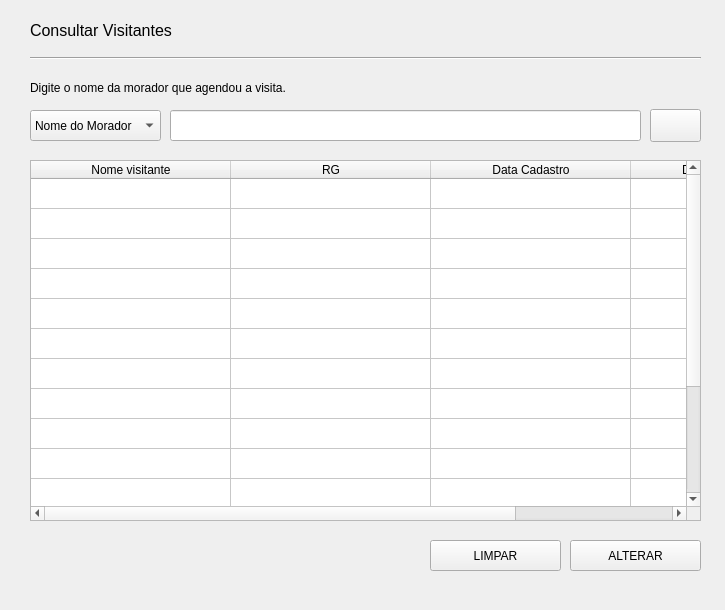
<?xml version="1.0" encoding="UTF-8"?>
<ui version="4.0">
 <class>janelaConsultarVisitantes</class>
 <widget class="QMainWindow" name="janelaConsultarVisitantes">
  <property name="geometry">
   <rect>
    <x>0</x>
    <y>0</y>
    <width>725</width>
    <height>610</height>
   </rect>
  </property>
  <property name="minimumSize">
   <size>
    <width>725</width>
    <height>610</height>
   </size>
  </property>
  <property name="maximumSize">
   <size>
    <width>725</width>
    <height>610</height>
   </size>
  </property>
  <property name="windowTitle">
   <string>Prime Condo</string>
  </property>
  <property name="windowIcon">
   <iconset>
    <normaloff>../../../.designer/img/logo.png</normaloff>../../../.designer/img/logo.png</iconset>
  </property>
  <widget class="QWidget" name="centralwidget">
   <widget class="QComboBox" name="comboBoxConsultarVisitantes">
    <property name="enabled">
     <bool>true</bool>
    </property>
    <property name="geometry">
     <rect>
      <x>30</x>
      <y>110</y>
      <width>131</width>
      <height>31</height>
     </rect>
    </property>
    <property name="font">
     <font>
      <pointsize>9</pointsize>
     </font>
    </property>
    <item>
     <property name="text">
      <string>Nome do Morador</string>
     </property>
    </item>
    <item>
     <property name="text">
      <string>RG da Visita</string>
     </property>
    </item>
    <item>
     <property name="text">
      <string>Nome da Visita</string>
     </property>
    </item>
   </widget>
   <widget class="QLabel" name="label">
    <property name="geometry">
     <rect>
      <x>30</x>
      <y>80</y>
      <width>271</width>
      <height>16</height>
     </rect>
    </property>
    <property name="font">
     <font>
      <pointsize>9</pointsize>
     </font>
    </property>
    <property name="text">
     <string>Digite o nome da morador que agendou a visita.</string>
    </property>
   </widget>
   <widget class="Line" name="line">
    <property name="geometry">
     <rect>
      <x>30</x>
      <y>50</y>
      <width>671</width>
      <height>16</height>
     </rect>
    </property>
    <property name="orientation">
     <enum>Qt::Horizontal</enum>
    </property>
   </widget>
   <widget class="QLabel" name="lblTituloConsultarVisitantes">
    <property name="geometry">
     <rect>
      <x>30</x>
      <y>20</y>
      <width>321</width>
      <height>21</height>
     </rect>
    </property>
    <property name="font">
     <font>
      <pointsize>12</pointsize>
      <weight>50</weight>
      <bold>false</bold>
     </font>
    </property>
    <property name="text">
     <string>Consultar Visitantes</string>
    </property>
   </widget>
   <widget class="QPushButton" name="btnLimpar">
    <property name="geometry">
     <rect>
      <x>430</x>
      <y>540</y>
      <width>131</width>
      <height>31</height>
     </rect>
    </property>
    <property name="font">
     <font>
      <pointsize>9</pointsize>
     </font>
    </property>
    <property name="text">
     <string>LIMPAR</string>
    </property>
    <property name="autoDefault">
     <bool>false</bool>
    </property>
   </widget>
   <widget class="QTableWidget" name="tblConsultarVisitantes">
    <property name="geometry">
     <rect>
      <x>30</x>
      <y>160</y>
      <width>671</width>
      <height>361</height>
     </rect>
    </property>
    <property name="cursor" stdset="0">
     <cursorShape>PointingHandCursor</cursorShape>
    </property>
    <property name="rowCount">
     <number>15</number>
    </property>
    <property name="columnCount">
     <number>4</number>
    </property>
    <attribute name="horizontalHeaderDefaultSectionSize">
     <number>200</number>
    </attribute>
    <attribute name="horizontalHeaderStretchLastSection">
     <bool>true</bool>
    </attribute>
    <attribute name="verticalHeaderVisible">
     <bool>false</bool>
    </attribute>
    <row>
     <property name="text">
      <string>1</string>
     </property>
    </row>
    <row>
     <property name="text">
      <string>2</string>
     </property>
    </row>
    <row>
     <property name="text">
      <string>3</string>
     </property>
    </row>
    <row>
     <property name="text">
      <string>4</string>
     </property>
    </row>
    <row>
     <property name="text">
      <string>5</string>
     </property>
    </row>
    <row>
     <property name="text">
      <string>6</string>
     </property>
    </row>
    <row>
     <property name="text">
      <string>7</string>
     </property>
    </row>
    <row>
     <property name="text">
      <string>8</string>
     </property>
    </row>
    <row>
     <property name="text">
      <string>9</string>
     </property>
    </row>
    <row>
     <property name="text">
      <string>10</string>
     </property>
    </row>
    <row>
     <property name="text">
      <string>11</string>
     </property>
    </row>
    <row>
     <property name="text">
      <string>12</string>
     </property>
    </row>
    <row/>
    <row/>
    <row/>
    <column>
     <property name="text">
      <string notr="true">Nome visitante</string>
     </property>
     <property name="background">
      <color>
       <red>255</red>
       <green>255</green>
       <blue>255</blue>
      </color>
     </property>
    </column>
    <column>
     <property name="text">
      <string>RG</string>
     </property>
    </column>
    <column>
     <property name="text">
      <string>Data Cadastro</string>
     </property>
    </column>
    <column>
     <property name="text">
      <string>Data final da visita</string>
     </property>
    </column>
   </widget>
   <widget class="QPushButton" name="btnAlterar">
    <property name="geometry">
     <rect>
      <x>570</x>
      <y>540</y>
      <width>131</width>
      <height>31</height>
     </rect>
    </property>
    <property name="font">
     <font>
      <pointsize>9</pointsize>
     </font>
    </property>
    <property name="text">
     <string>ALTERAR</string>
    </property>
   </widget>
   <widget class="QLineEdit" name="inputConsultarVisitantes">
    <property name="geometry">
     <rect>
      <x>170</x>
      <y>110</y>
      <width>471</width>
      <height>31</height>
     </rect>
    </property>
    <property name="font">
     <font>
      <pointsize>9</pointsize>
     </font>
    </property>
   </widget>
   <widget class="QPushButton" name="btnConsultarVisitante">
    <property name="geometry">
     <rect>
      <x>650</x>
      <y>109</y>
      <width>51</width>
      <height>33</height>
     </rect>
    </property>
    <property name="text">
     <string/>
    </property>
    <property name="icon">
     <iconset>
      <normaloff>../../../.designer/backup/primecondoDesk/img/lupa.png</normaloff>../../../.designer/backup/primecondoDesk/img/lupa.png</iconset>
    </property>
   </widget>
  </widget>
 </widget>
 <tabstops>
  <tabstop>comboBoxConsultarVisitantes</tabstop>
  <tabstop>inputConsultarVisitantes</tabstop>
  <tabstop>tblConsultarVisitantes</tabstop>
  <tabstop>btnLimpar</tabstop>
  <tabstop>btnAlterar</tabstop>
 </tabstops>
 <resources/>
 <connections>
  <connection>
   <sender>btnLimpar</sender>
   <signal>clicked()</signal>
   <receiver>tblConsultarVisitantes</receiver>
   <slot>clearContents()</slot>
   <hints>
    <hint type="sourcelabel">
     <x>482</x>
     <y>568</y>
    </hint>
    <hint type="destinationlabel">
     <x>442</x>
     <y>416</y>
    </hint>
   </hints>
  </connection>
  <connection>
   <sender>btnLimpar</sender>
   <signal>clicked()</signal>
   <receiver>inputConsultarVisitantes</receiver>
   <slot>clear()</slot>
   <hints>
    <hint type="sourcelabel">
     <x>535</x>
     <y>548</y>
    </hint>
    <hint type="destinationlabel">
     <x>535</x>
     <y>129</y>
    </hint>
   </hints>
  </connection>
 </connections>
</ui>
